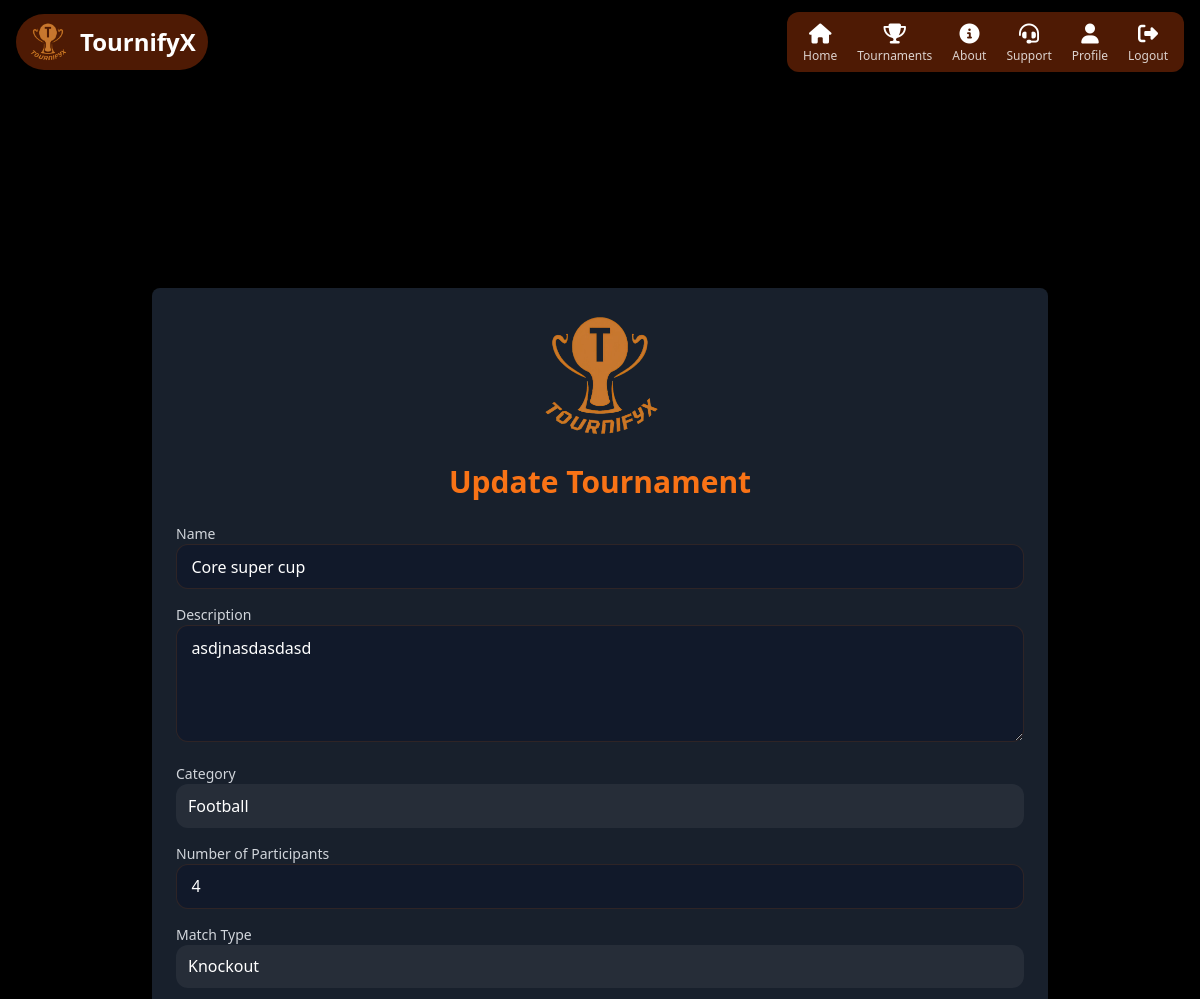
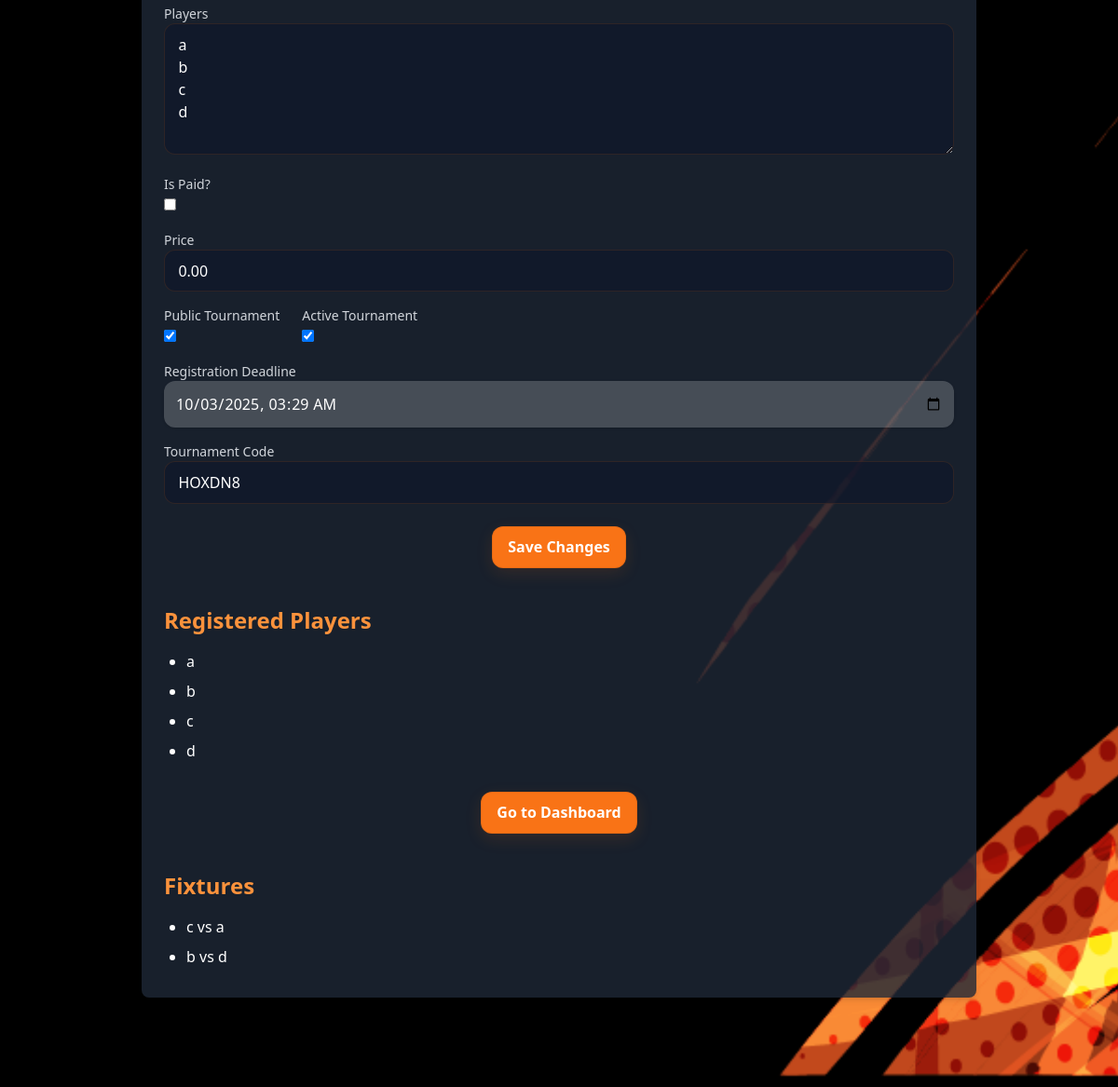
Page /update-tournament/101/ (signed in) on the committed database (2 pictures, top to bottom).
### tournifyx/models.py (models this page shows, shortened)
class Tournament(models.Model):
    CATEGORY_CHOICES = [
        ('football', 'Football'),
        ('valorant', 'Valorant'),
        ('cricket', 'Cricket'),
        ('basketball', 'Basketball'),
    ]
    MATCH_TYPE_CHOICES = [
        ('knockout', 'Knockout'),
        ('league', 'League'),
    ]
    name = models.CharField(max_length=100)
    description = models.TextField(blank=True)
    category = models.CharField(max_length=50, choices=CATEGORY_CHOICES)
    num_participants = models.IntegerField(default=0)
    match_type = models.CharField(max_length=50, choices=MATCH_TYPE_CHOICES)
    created_by = models.ForeignKey('HostProfile', on_delete=models.CASCADE)
    code = models.CharField(max_length=6, unique=True)
    is_active = models.BooleanField(default=True)
    is_paid = models.BooleanField(default=False)
    price = models.DecimalField(max_digits=8, decimal_places=2, default=0.00)
    is_public = models.BooleanField(default=False)  # Add this line
    registration_deadline = models.DateTimeField(null=True, blank=True)
    is_finished = models.BooleanField(default=False)  # Host can manually mark tournament as finished

class Player(models.Model):
    tournament = models.ForeignKey(Tournament, on_delete=models.CASCADE)
    name = models.CharField(max_length=100)
    ign = models.CharField(max_length=100, null=True, blank=True)  # In-Game Name
    contact_number = models.CharField(max_length=255, null=True, blank=True)  # Contact Number or Email
    team_name = models.CharField(max_length=100, null=True, blank=True)  # Make this optional
    added_by = models.ForeignKey(HostProfile, on_delete=models.SET_NULL, null=True)
    user_profile = models.ForeignKey(UserProfile, on_delete=models.SET_NULL, null=True, blank=True)  # Link to user who joined

### tournifyx/views.py (the view)
# urls.py: path('update-tournament/<int:tournament_id>/', views.update_tournament, name='update_tournament'),
@login_required(login_url='login')
def update_tournament(request, tournament_id):
    tournament = get_object_or_404(Tournament, id=tournament_id)
    players = Player.objects.filter(tournament=tournament)
    player_names = [p.name for p in players]
    if tournament.match_type == 'knockout':
        fixtures = generate_knockout_fixtures(player_names)
    else:
        fixtures = generate_league_fixtures(player_names)
    if request.method == 'POST':
        form = TournamentForm(request.POST, instance=tournament)
        if form.is_valid():
            updated_tournament = form.save(commit=False)
            updated_tournament.is_public = form.cleaned_data.get('is_public', False)
            updated_tournament.is_active = form.cleaned_data.get('is_active', tournament.is_active)
            updated_tournament.save()
            new_player_names = [name.strip() for name in form.cleaned_data.get('players', '').splitlines() if name.strip()]
            existing_players = list(players)
            for i, player in enumerate(existing_players):
                if i < len(new_player_names):
                    player.name = new_player_names[i]
                    player.save()
                else:
                    player.delete()  # Remove extra players
            for i in range(len(existing_players), len(new_player_names)):
                Player.objects.create(tournament=tournament, name=new_player_names[i])
            return redirect('user_tournaments')
    else:
        initial = {'players': '\n'.join([p.name for p in players])}
        if tournament.is_public:
            initial['is_public'] = True
        form = TournamentForm(instance=tournament, initial=initial)
    return render(request, 'update_tournament.html', {
        'form': form,
        'tournament': tournament,
        'players': players,
        'fixtures': fixtures,
    })

### tournifyx/views.py (called while the page is built)
def generate_knockout_fixtures(players):
    random.shuffle(players)
    fixtures = []
    while len(players) > 1:
        fixtures.append((players.pop(), players.pop()))
    return fixtures

### templates/update_tournament.html (shortened to what this page needs)
{% extends 'base.html' %}
{% load static %}
{% load widget_tweaks %}
{% block content %}
<div
    class="fixed inset-0 w-full h-full z-0"
    style="background-image: url('{% static 'images/bg.png' %}'); background-size: cover; background-position: center; background-repeat: no-repeat;"
></div>
<div class="flex items-center justify-center min-h-screen relative z-10">
   <div class="max-w-4xl w-full p-6 bg-gray-800 bg-opacity-80 shadow-md rounded-lg text-white">
       <div class="flex justify-center mb-6">
           <img src="{% static 'images/logo.png' %}" alt="Tournify Logo" class="w-32 h-32">
       </div>
       <h1 class="text-3xl font-bold mb-4 text-orange-500 text-center">Update Tournament</h1>
    <form method="post" class="space-y-6">
           <div class="space-y-4">
               <div>
                   <label for="id_name" class="block text-sm font-medium text-gray-300">Name</label>
                   <input type="text" name="name" id="id_name" value="{{ form.name.value }}" class="form-input w-full">
               </div>
               <div>
                   <label for="id_description" class="block text-sm font-medium text-gray-300">Description</label>
                   <textarea name="description" id="id_description" rows="4" class="form-input w-full">{{ form.description.value }}</textarea>
               </div>
               <div>
                   <label for="id_category" class="block text-sm font-medium text-gray-300">Category</label>
                   {{ form.category }}
               </div>
               <div>
                   <label for="id_num_participants" class="block text-sm font-medium text-gray-300">Number of Participants</label>
                   <input type="number" name="num_participants" id="id_num_participants" value="{{ form.num_participants.value }}" class="form-input w-full">
               </div>
               <div>
                   <label for="id_match_type" class="block text-sm font-medium text-gray-300">Match Type</label>
                   {{ form.match_type }}
               </div>
               <div>
                   <label for="id_players" class="block text-sm font-medium text-gray-300">Players</label>
                   <textarea name="players" id="id_players" rows="5" class="form-input w-full">{{ form.players.value|default_if_none:"" }}</textarea>
               </div>
               <div>
                   <label for="id_is_paid" class="block text-sm font-medium text-gray-300">Is Paid?</label>
                   {{ form.is_paid }}
               </div>
               <div>
                   <label for="id_price" class="block text-sm font-medium text-gray-300">Price</label>
                   <input type="number" name="price" id="id_price" value="{{ form.price.value }}" class="form-input w-full">
               </div>
               <div class="flex space-x-6">
                   <div>
                       <label for="id_is_public" class="block text-sm font-medium text-gray-300">Public Tournament</label>
                       {{ form.is_public }}
                   </div>
                   <div>
                       <label for="id_is_active" class="block text-sm font-medium text-gray-300">Active Tournament</label>
                       {{ form.is_active }}
                   </div>
               </div>
               <div>
                   <label for="id_registration_deadline" class="block text-sm font-medium text-gray-300">Registration Deadline</label>
                   {{ form.registration_deadline }}
               </div>
               <div>
                   <label class="block text-sm font-medium text-gray-300">Tournament Code</label>
                   <input type="text" value="{{ tournament.code }}" readonly class="form-input w-full">
               </div>
           </div>
           <div class="flex justify-center">
               <button type="submit" class="btn btn-primary">Save Changes</button>
           </div>
       </form>
       <div class="mt-10">
           <h2 class="text-2xl font-bold mb-4 text-orange-400">Registered Players</h2>
           {% if players %}
               <ul class="list-disc pl-6">
                   {% for player in players %}
                       <li class="mb-2">{{ player.name }}{% if player.team_name %} ({{ player.team_name }}){% endif %}</li>
                   {% endfor %}
               </ul>
           {% else %}
               <p class="text-gray-400">No players registered yet.</p>
           {% endif %}
       </div>
       <div class="mt-8 flex justify-center">
           <a href="{% url 'tournament_dashboard' tournament.id %}" class="btn btn-primary">Go to Dashboard</a>
       </div>
       <div class="mt-10">
           <h2 class="text-2xl font-bold mb-4 text-orange-400">Fixtures</h2>
           {% if fixtures %}
               <ul class="list-disc pl-6">
                   {% for match in fixtures %}
                       <li class="mb-2">{{ match.0 }} vs {{ match.1 }}</li>
                   {% endfor %}
               </ul>
           {% else %}
               <p class="text-gray-400">No fixtures generated yet.</p>
           {% endif %}
       </div>
   </div>
</div>
{% endblock %}

### templates/base.html (style rules this page uses)
select, select:focus, textarea.select-like { background: rgba(255,255,255,0.06) !important; color: #ffffff !important; padding: .6rem .75rem !important; border-radius: .75rem !important; border: none !important; outline: none !important; box-shadow: none !important; }
select option { background: #0b1220 !important; color: #ffffff !important; }
.form-input { display: inline-block; background: rgba(15, 23, 42, 0.7); color: #fff; padding: .6rem .9rem; border-radius: .75rem; border: 1px solid rgba(249,115,22,0.12); outline: none; transition: box-shadow .15s ease, transform .12s ease; }
.btn { display: inline-flex; align-items: center; justify-content: center; gap: .5rem; padding: .6rem 1rem; border-radius: .75rem; font-weight: 700; cursor: pointer; transition: transform .12s ease, box-shadow .12s ease, background-color .12s ease; text-decoration: none; }
.btn-primary { background: #f97316; color: #fff; border: 1px solid rgba(0,0,0,0.08); box-shadow: 0 6px 18px rgba(249,115,22,0.12); }
.site-bg { background: radial-gradient(ellipse at 10% 10%, rgba(9,20,36,0.92) 0%, rgba(2,6,12,0.96) 45%), linear-gradient(180deg, rgba(3,7,18,0.85), rgba(2,4,8,1)); background-attachment: fixed; background-size: cover; }
body { animation: fadeIn 0.4s ease-in; }

### rows in the picture
Tournament: name "Core super cup", description "asdjnasdasdasd", category "Football", match_type "Knockout", price "0.00", is_public "☑", is_active "☑", registration_deadline "10/03/2025 03:29", code "HOXDN8"
Player: name "a"
Player: name "b"
Player: name "c"
Player: name "d"

### other values in the picture
{{ match.0 }} "c" "b"
{{ match.1 }} "a" "d"
